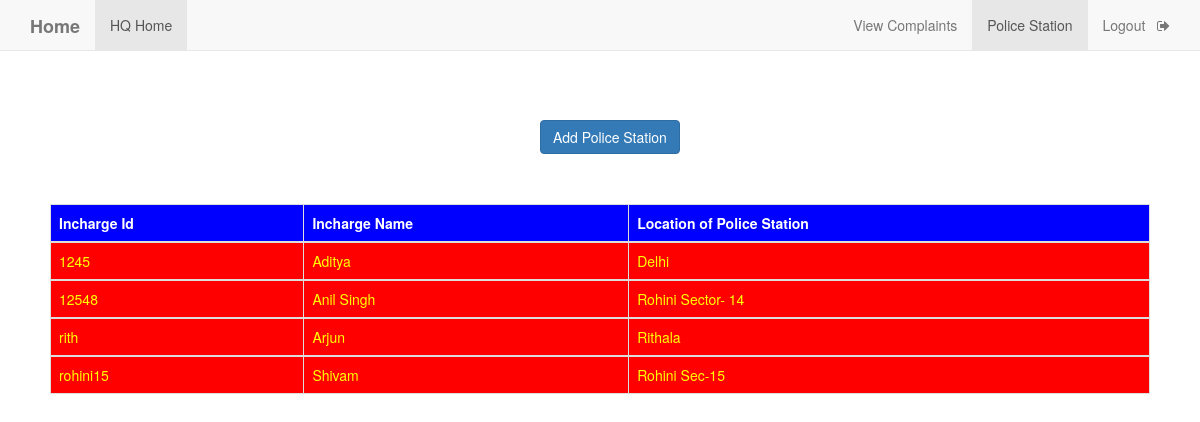
The app's page /head_view_police_station.php (signed in) with its own data.
### tables this page shows
CREATE TABLE `police_station` (
  `i_id` varchar(50) NOT NULL,
  `i_name` varchar(50) NOT NULL,
  `location` varchar(50) NOT NULL,
  `i_pass` varchar(50) NOT NULL
);

### head_view_police_station.php (the view, shortened to what this page needs)
<!DOCTYPE html>
<html>
<head>
    <?php
    $conn=mysqli_connect("localhost","root","","cr_system");
    $query="select i_id,i_name,location from police_station";
    $result=mysqli_query($conn,$query);
    ?>
	<link rel="stylesheet" type="text/css" href="https://maxcdn.bootstrapcdn.com/bootstrap/3.3.5/css/bootstrap.min.css">
	<link rel="stylesheet" type="text/css" href="https://maxcdn.bootstrapcdn.com/font-awesome/4.4.0/css/font-awesome.min.css">
</head>
<body>
	<nav  class="navbar navbar-default navbar-fixed-top">
  <div class="container">
    <div class="navbar-header">
      <a class="navbar-brand" href="index.html"><b>Home</b></a>
    </div>
    <div id="navbar" class="collapse navbar-collapse">
      <ul class="nav navbar-nav">
        <li class="active"><a href="headHome.php">HQ Home</a></li>
      </ul>
      <ul class="nav navbar-nav navbar-right">
        <li><a href="headHome.php">View Complaints</a></li>
        <li class="active" ><a href="head_view_police_station.php">Police Station</a></li>
        <li><a href="h_logout.php">Logout &nbsp <i class="fa fa-sign-out" aria-hidden="true"></i></a></li>
      </ul>
    </div>
  </div>
 </nav>
 <div  style="margin-top: 10%;margin-left: 45%">
   <a href="police_station_add.php" class="btn btn-primary">Add Police Station</a>
 </div>
<div style="padding:50px;">
   <table class="table table-bordered">
    <thead class="thead-dark" style="background-color: blue; color: white;">
      <tr>
        <th scope="col">Incharge Id</th>
        <th scope="col">Incharge Name</th>
        <th scope="col">Location of Police Station</th>
      </tr>
    </thead>
<?php
      while($rows=mysqli_fetch_assoc($result)){
    ?>
    <tbody style="background-color: red; color: yellow;">
      <tr>
        <td><?php echo $rows['i_id']; ?></td>
        <td><?php echo $rows['i_name']; ?></td>
        <td><?php echo $rows['location']; ?></td>
      </tr>
    </tbody>
    <?php
    }
    ?>
</table>
 </div>
</body>
</html>

### records on screen
police_station: i_id "1245", i_name "Aditya", location "Delhi"
police_station: i_id "12548", i_name "Anil Singh", location "Rohini Sector- 14"
police_station: i_id "rith", i_name "Arjun", location "Rithala"
police_station: i_id "rohini15", i_name "Shivam", location "Rohini Sec-15"
